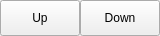
<?xml version="1.0" encoding="UTF-8"?>
<ui version="4.0">
 <class>MainWindow</class>
 <widget class="QWidget" name="MainWindow">
  <property name="geometry">
   <rect>
    <x>0</x>
    <y>0</y>
    <width>150</width>
    <height>36</height>
   </rect>
  </property>
  <property name="windowTitle">
   <string>-</string>
  </property>
  <layout class="QHBoxLayout" name="horizontalLayout">
   <property name="spacing">
    <number>0</number>
   </property>
   <property name="margin">
    <number>0</number>
   </property>
   <item>
    <widget class="QPushButton" name="up_Btn">
     <property name="sizePolicy">
      <sizepolicy hsizetype="Minimum" vsizetype="Minimum">
       <horstretch>0</horstretch>
       <verstretch>0</verstretch>
      </sizepolicy>
     </property>
     <property name="text">
      <string>Up</string>
     </property>
    </widget>
   </item>
   <item>
    <widget class="QPushButton" name="down_Btn">
     <property name="sizePolicy">
      <sizepolicy hsizetype="Minimum" vsizetype="Minimum">
       <horstretch>0</horstretch>
       <verstretch>0</verstretch>
      </sizepolicy>
     </property>
     <property name="text">
      <string>Down</string>
     </property>
    </widget>
   </item>
  </layout>
 </widget>
 <resources/>
 <connections/>
</ui>
